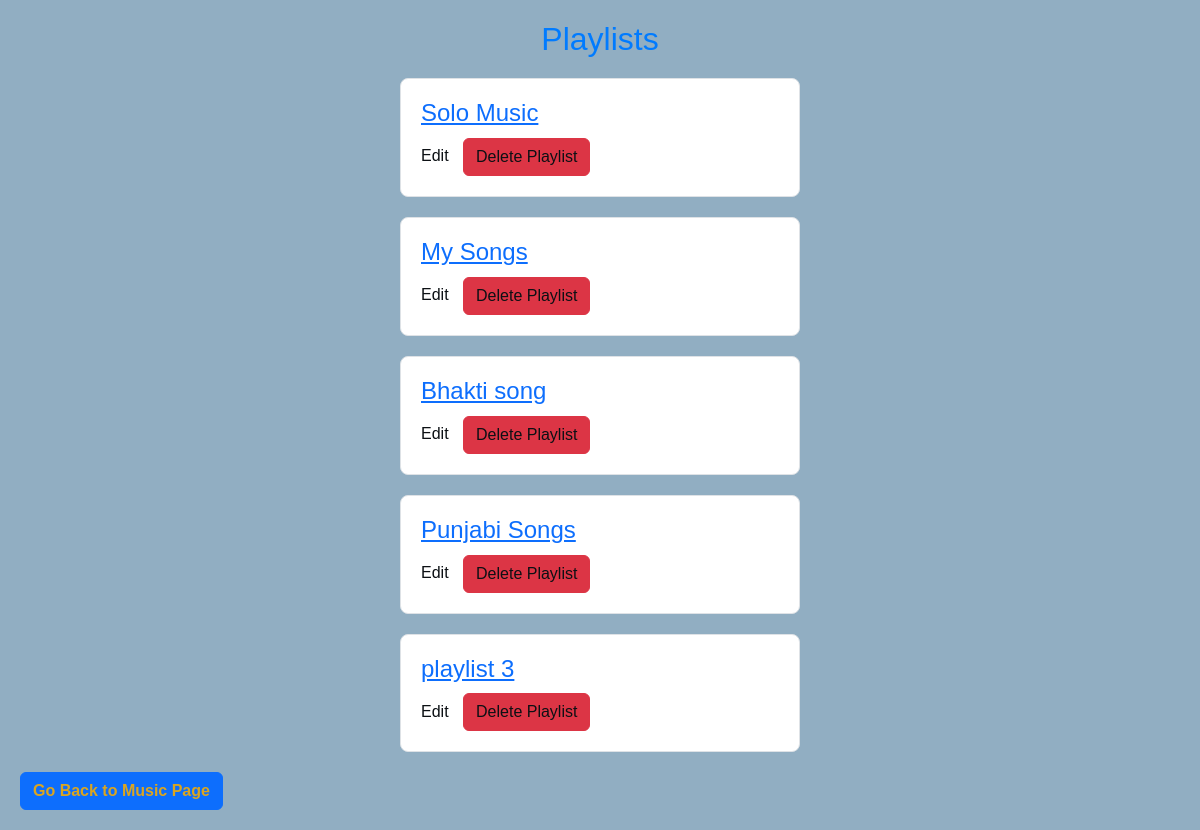
Page /playlists (signed in) on the committed database.
### models.py (models this page shows)
class Playlist(db.Model):
    id = db.Column(db.Integer, primary_key=True)
    name = db.Column(db.String, nullable=False)
    user_id = db.Column(db.Integer, db.ForeignKey('user.u_id'), nullable=False)
    songs = db.relationship('Song', secondary=playlist_song_table, backref='playlists', lazy=True, primaryjoin=(id == playlist_song_table.c.playlist_id))

### app.py (the view)
@app.route('/playlists')
def playlists():
    playlist=Playlist.query.all()
    user=User.query.get(session['user_id'])
    return render_template('view_playlists.html', playlists=playlist , user=user )

### templates/view_playlists.html (shortened to what this page needs)
<!DOCTYPE html>
<html lang="en">
<head>
    <link href="https://cdn.jsdelivr.net/npm/bootstrap@5.3.2/dist/css/bootstrap.min.css" rel="stylesheet">
</head>
<body>
    <div class="container">
        <h2>Playlists</h2>
        <ul>
            {% for playlist in playlists %}
            <li>
                <div class="playlist-card">
                    <div class="card-body">
                        <h3 class="playlist-title">
                            <a href="{{ url_for('view_playlist', playlist_id=playlist.id) }}">{{ playlist.name }}</a>
                        </h3>
                        <a href="{{ url_for('edit_playlist', id=playlist.id) }}" class="edit-btn">Edit</a>
                        <a href="{{ url_for('delete_playlist', id=playlist.id) }}" class="delete-btn btn btn-danger">Delete Playlist</a>
                    </div>
                </div>
            </li>
            {% endfor %}
        </ul>
    </div>
        <a class="btn btn-primary" style="color: goldenrod; font-weight: bold; text-align: center;" href="{{url_for('play')}}">Go Back to Music Page</a>
</body>
</html>

### templates/view_playlists.html (style rules this page uses)
body { font-family: 'Arial', sans-serif; background-color: #91aec2; margin: 0; padding: 20px; }
h2 { color: #007bff; margin-bottom: 20px; text-align: center; }
ul { list-style: none; padding: 0; margin: 0; }
li { margin-bottom: 20px; }
.playlist-card { max-width: 400px; margin: 0 auto; background-color: #fff; border: 1px solid #dee2e6; border-radius: 8px; overflow: hidden; transition: transform 0.3s ease; }
.card-body { padding: 20px; }
.playlist-title { color: #343a40; font-size: 1.5rem; margin-bottom: 10px; }
.edit-btn, .delete-btn { color: #0c1014; text-decoration: none; margin-right: 10px; transition: color 0.3s ease; }

### rows in the picture
Playlist: name "Solo Music"
Playlist: name "My Songs"
Playlist: name "Bhakti song"
Playlist: name "Punjabi Songs"
Playlist: name "playlist 3"
